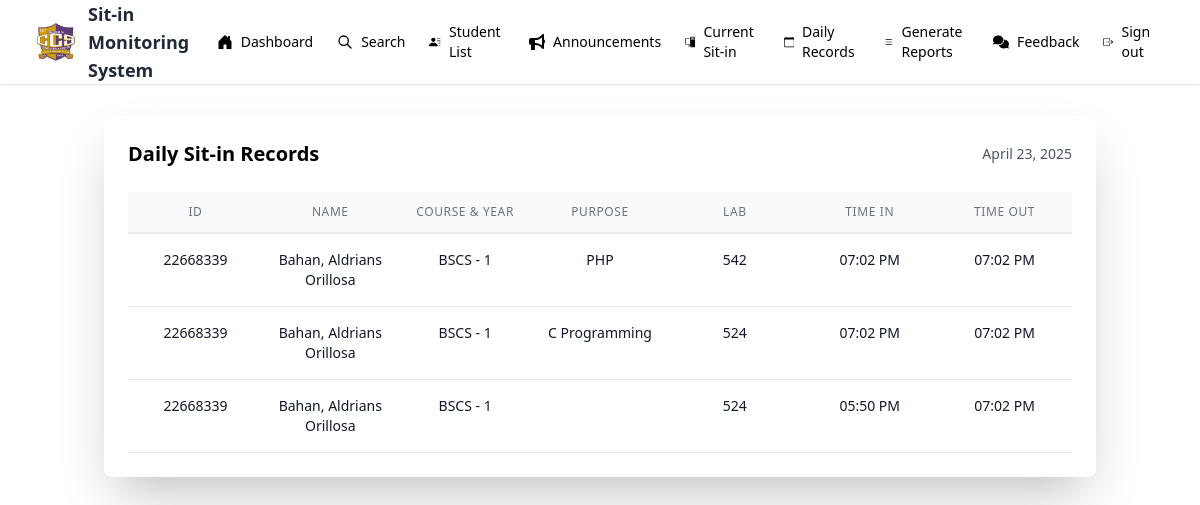
The page /admin/daily_sit_in.php on the database its author committed.
### tables this page shows
CREATE TABLE `sit_in` (
  `id` int(50) NOT NULL,
  `idno` int(11) NOT NULL,
  `lastname` varchar(50) NOT NULL,
  `firstname` varchar(50) NOT NULL,
  `midname` varchar(50) NOT NULL,
  `course` varchar(50) NOT NULL,
  `year` int(11) NOT NULL,
  `sitin_purpose` enum('C Programming','C#','Java','PHP','Database','Digital & Logic Design','Embedded Systems & IOT','Python Programming','System Integration & Architecture','Computer Application','Web Design & Development','Project Management') NOT NULL,
  `lab` enum('524','526','528','530','542','544','517') NOT NULL,
  `time_in` timestamp NULL DEFAULT NULL,
  `time_out` timestamp NULL DEFAULT NULL
);

CREATE TABLE `students` (
  `id` int(20) NOT NULL,
  `idno` int(20) NOT NULL,
  `lastname` varchar(50) NOT NULL,
  `firstname` varchar(50) NOT NULL,
  `midname` varchar(50) NOT NULL,
  `course` enum('BSIT','BSCS') NOT NULL,
  `year` int(9) NOT NULL,
  `username` varchar(50) NOT NULL,
  `password` varchar(50) NOT NULL,
  `profile` varchar(225) NOT NULL,
  `session` int(30) NOT NULL DEFAULT 30
);

### admin/daily_sit_in.php (the view, shortened to what this page needs)
<?php
include "../admin/admin_nav.php";
$query = "SELECT students.idno, students.lastname, students.firstname, students.midname, students.course, students.year,
          sit_in.sitin_purpose, sit_in.lab, sit_in.time_in, sit_in.time_out
          FROM sit_in
          JOIN students ON sit_in.idno = students.idno
          WHERE DATE(sit_in.time_in) = CURDATE()
          AND sit_in.time_out IS NOT NULL
          ORDER BY sit_in.time_in DESC";
$result = mysqli_query($mysql, $query);
?>
<!DOCTYPE html>
<html lang="en">
<head>
    <script src="https://cdn.tailwindcss.com"></script>
</head>
<body class="bg-gray-100">
    <div class="container mx-auto px-4 py-8">
        <div class="max-w-7xl mx-auto">
            <div class="bg-white shadow-2xl rounded-lg p-6">
                <div class="flex justify-between items-center mb-6">
                    <h2 class="text-xl font-semibold">Daily Sit-in Records</h2>
                    <p class="text-sm text-gray-600"><?php echo date('F d, Y'); ?></p>
                </div>
                <div class="overflow-x-auto">
                    <div class="grid grid-cols-7 text-center border-b-2 py-3 bg-gray-50">
                        <p class="text-xs font-medium text-gray-500 uppercase tracking-wider">ID</p>
                        <p class="text-xs font-medium text-gray-500 uppercase tracking-wider">Name</p>
                        <p class="text-xs font-medium text-gray-500 uppercase tracking-wider">Course & Year</p>
                        <p class="text-xs font-medium text-gray-500 uppercase tracking-wider">Purpose</p>
                        <p class="text-xs font-medium text-gray-500 uppercase tracking-wider">Lab</p>
                        <p class="text-xs font-medium text-gray-500 uppercase tracking-wider">Time In</p>
                        <p class="text-xs font-medium text-gray-500 uppercase tracking-wider">Time Out</p>
                    </div>
                    <div class="overflow-y-auto max-h-[600px]">
                        <?php while ($row = mysqli_fetch_assoc($result)):
                            $time_in = strtotime($row['time_in']);
                            $time_out = strtotime($row['time_out']);
                        ?>
                            <div class="grid grid-cols-7 text-center border-b py-4 hover:bg-gray-50 transition">
                                <p class="text-sm text-gray-900"><?php echo htmlspecialchars($row['idno']); ?></p>
                                <p class="text-sm text-gray-900"><?php echo htmlspecialchars($row['lastname'] . ', ' . $row['firstname'] . ' ' . $row['midname']); ?></p>
                                <p class="text-sm text-gray-900"><?php echo htmlspecialchars($row['course'] . ' - ' . $row['year']); ?></p>
                                <p class="text-sm text-gray-900"><?php echo htmlspecialchars($row['sitin_purpose']); ?></p>
                                <p class="text-sm text-gray-900"><?php echo htmlspecialchars($row['lab']); ?></p>
                                <p class="text-sm text-gray-900"><?php echo date('h:i A', $time_in); ?></p>
                                <p class="text-sm text-gray-900"><?php echo date('h:i A', $time_out); ?></p>
                            </div>
                        <?php endwhile; ?>
                    </div>
                </div>
            </div>
        </div>
    </div>
</body>
</html>

### rows shown on the page
sit_in: students.idno "22668339", students.lastname+firstname+midname "Bahan, Aldrians Orillosa", students.course+year "BSCS - 1", sitin_purpose "PHP", lab "542", time_in "07:02 PM", time_out "07:02 PM"
sit_in: students.idno "22668339", students.lastname+firstname+midname "Bahan, Aldrians Orillosa", students.course+year "BSCS - 1", sitin_purpose "C Programming", lab "524", time_in "07:02 PM", time_out "07:02 PM"
sit_in: students.idno "22668339", students.lastname+firstname+midname "Bahan, Aldrians Orillosa", students.course+year "BSCS - 1", lab "524", time_in "05:50 PM", time_out "07:02 PM"
